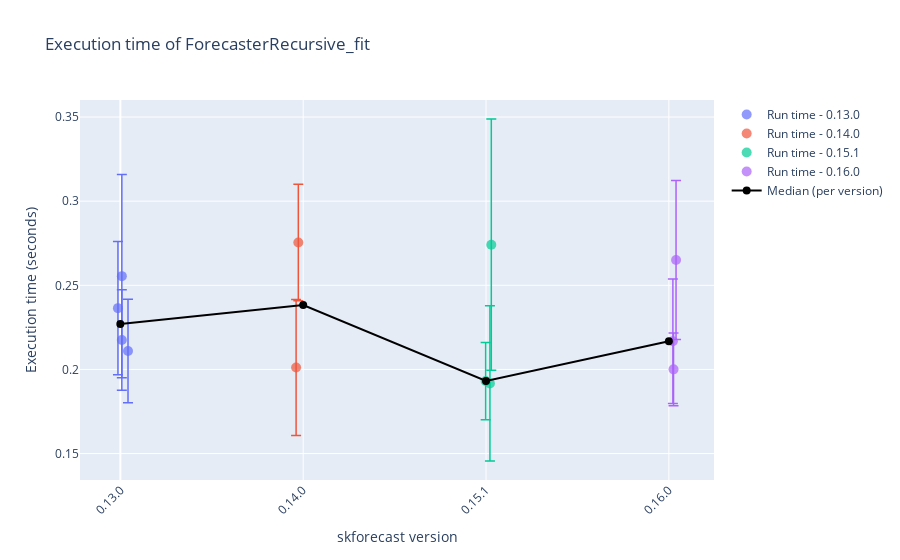
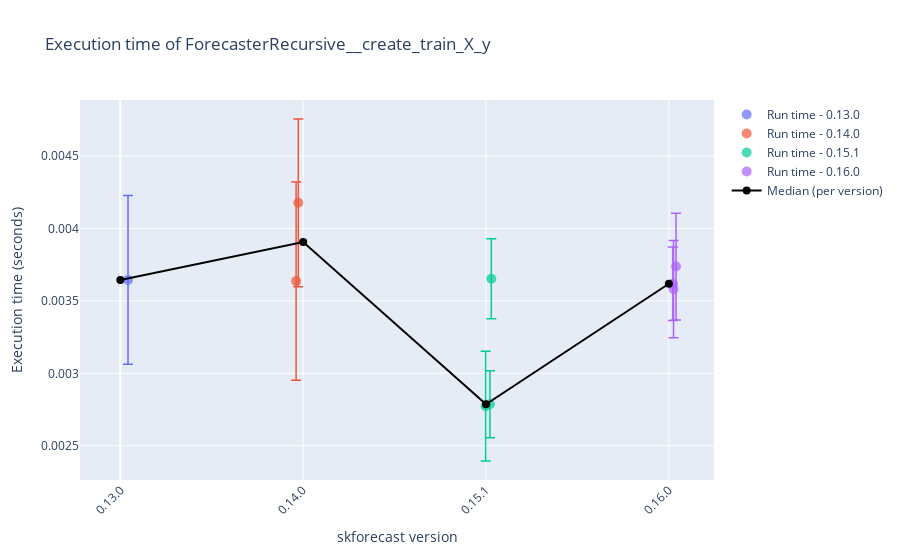
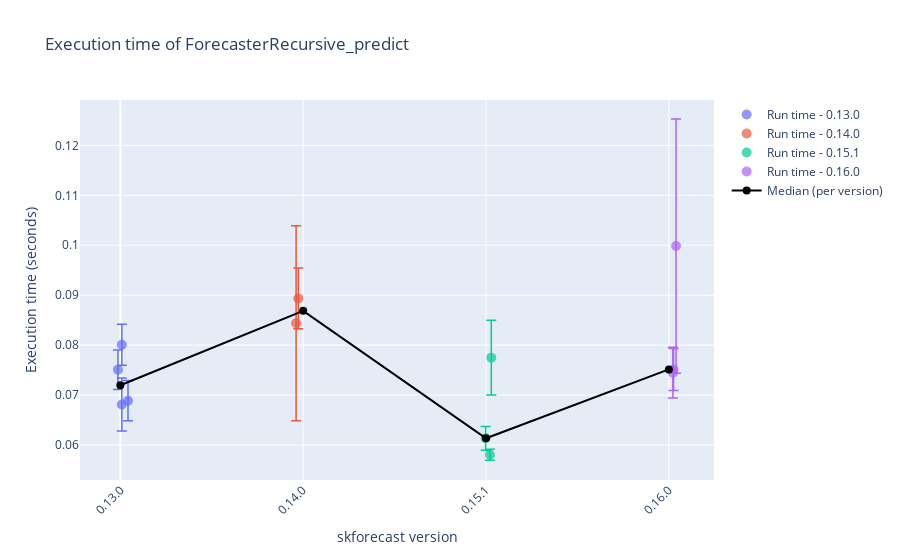
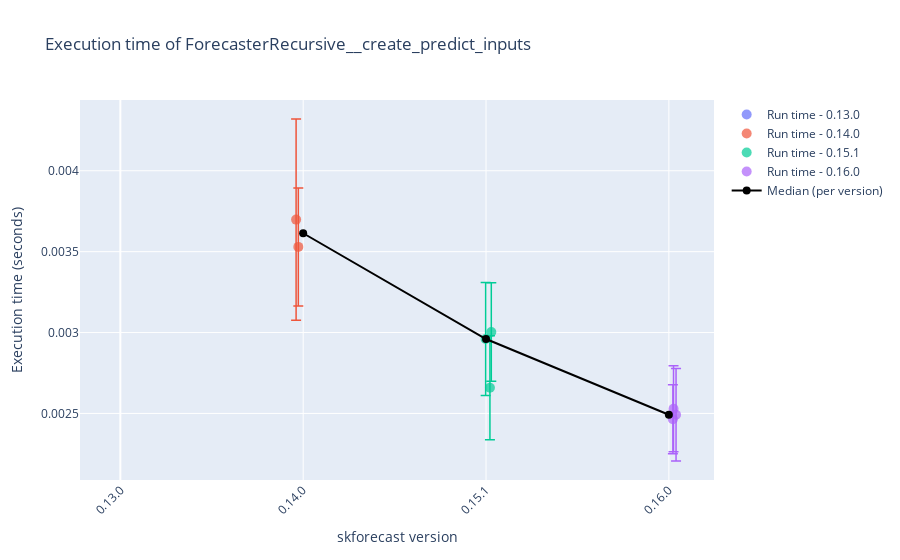

Notebook source saved alongside these figures, in order:
### Code cell
# Plot results
# ==============================================================================
results_benchmark_all = joblib.load("benchmarks/benchmark.joblib")
results_benchmark = results_benchmark_all.query("forecaster_name in ['ForecasterRecursive', 'ForecasterAutoreg']").copy()
results_benchmark = results_benchmark.query("regressor_name == 'LGBMRegressor'").copy()
for function_name in results_benchmark['function_name'].unique():
    df = results_benchmark.query(f"function_name == '{function_name}'").copy()
    display(df)
    plot_benchmark_results(df, function_name)

### Figure 1 — Plotly figure (JSON) as saved in the notebook; plotly's stock layout.template omitted (floating-point values rounded to 4 significant figures)
{"data": [{"error_y": {"array": [0.03953, 0.06043, 0.02984, 0.03072], "color": "#636EFA", "thickness": 1.5, "type": "data", "visible": true, "width": 5}, "hovertemplate": "Version: 0.13.0<br>Runtime: %{y:.2f}s<extra></extra>", "marker": {"color": "#636EFA", "opacity": 0.7, "size": 10}, "mode": "markers", "name": "Run time - 0.13.0", "showlegend": true, "type": "scatter", "x": [-0.01307, 0.008195, 0.008129, 0.04193], "y": [0.2364, 0.2554, 0.2175, 0.2109]}, {"error_y": {"array": [0.0404, 0.03466], "color": "#EF553B", "thickness": 1.5, "type": "data", "visible": true, "width": 5}, "hovertemplate": "Version: 0.14.0<br>Runtime: %{y:.2f}s<extra></extra>", "marker": {"color": "#EF553B", "opacity": 0.7, "size": 10}, "mode": "markers", "name": "Run time - 0.14.0", "showlegend": true, "type": "scatter", "x": [0.9613, 0.9734], "y": [0.2012, 0.2754]}, {"error_y": {"array": [0.0461, 0.07469, 0.02295], "color": "#00CC96", "thickness": 1.5, "type": "data", "visible": true, "width": 5}, "hovertemplate": "Version: 0.15.1<br>Runtime: %{y:.2f}s<extra></extra>", "marker": {"color": "#00CC96", "opacity": 0.7, "size": 10}, "mode": "markers", "name": "Run time - 0.15.1", "showlegend": true, "type": "scatter", "x": [2.021, 2.029, 1.998], "y": [0.1917, 0.2741, 0.1931]}, {"error_y": {"array": [0.02158, 0.04727, 0.03694], "color": "#AB63FA", "thickness": 1.5, "type": "data", "visible": true, "width": 5}, "hovertemplate": "Version: 0.16.0<br>Runtime: %{y:.2f}s<extra></extra>", "marker": {"color": "#AB63FA", "opacity": 0.7, "size": 10}, "mode": "markers", "name": "Run time - 0.16.0", "showlegend": true, "type": "scatter", "x": [3.026, 3.039, 3.022], "y": [0.2, 0.265, 0.2167]}, {"line": {"color": "black", "width": 2}, "marker": {"color": "black", "size": 8}, "mode": "lines+markers", "name": "Median (per version)", "type": "scatter", "x": [0, 1, 2, 3], "y": [0.2269, 0.2383, 0.1931, 0.2167]}], "layout": {"showlegend": true, "title": {"text": "Execution time of ForecasterRecursive_fit"}, "xaxis": {"tickangle": -45, "tickmode": "array", "ticktext": ["0.13.0", "0.14.0", "0.15.1", "0.16.0"], "tickvals": [0, 1, 2, 3], "title": {"text": "skforecast version"}}, "yaxis": {"title": {"text": "Execution time (seconds)"}}}}

### Figure 2 — Plotly figure (JSON) as saved in the notebook; plotly's stock layout.template omitted (floating-point values rounded to 4 significant figures)
{"data": [{"error_y": {"array": [NaN, NaN, NaN, 0.0005826], "color": "#636EFA", "thickness": 1.5, "type": "data", "visible": true, "width": 5}, "hovertemplate": "Version: 0.13.0<br>Runtime: %{y:.2f}s<extra></extra>", "marker": {"color": "#636EFA", "opacity": 0.7, "size": 10}, "mode": "markers", "name": "Run time - 0.13.0", "showlegend": true, "type": "scatter", "x": [-0.01307, 0.008195, 0.008129, 0.04193], "y": [NaN, NaN, NaN, 0.003645]}, {"error_y": {"array": [0.0006849, 0.000579], "color": "#EF553B", "thickness": 1.5, "type": "data", "visible": true, "width": 5}, "hovertemplate": "Version: 0.14.0<br>Runtime: %{y:.2f}s<extra></extra>", "marker": {"color": "#EF553B", "opacity": 0.7, "size": 10}, "mode": "markers", "name": "Run time - 0.14.0", "showlegend": true, "type": "scatter", "x": [0.9613, 0.9734], "y": [0.003637, 0.004178]}, {"error_y": {"array": [0.000231, 0.0002766, 0.0003788], "color": "#00CC96", "thickness": 1.5, "type": "data", "visible": true, "width": 5}, "hovertemplate": "Version: 0.15.1<br>Runtime: %{y:.2f}s<extra></extra>", "marker": {"color": "#00CC96", "opacity": 0.7, "size": 10}, "mode": "markers", "name": "Run time - 0.15.1", "showlegend": true, "type": "scatter", "x": [2.021, 2.029, 1.998], "y": [0.002786, 0.003653, 0.002773]}, {"error_y": {"array": [0.0003362, 0.0003686, 0.0002544], "color": "#AB63FA", "thickness": 1.5, "type": "data", "visible": true, "width": 5}, "hovertemplate": "Version: 0.16.0<br>Runtime: %{y:.2f}s<extra></extra>", "marker": {"color": "#AB63FA", "opacity": 0.7, "size": 10}, "mode": "markers", "name": "Run time - 0.16.0", "showlegend": true, "type": "scatter", "x": [3.026, 3.039, 3.022], "y": [0.003582, 0.003737, 0.003619]}, {"line": {"color": "black", "width": 2}, "marker": {"color": "black", "size": 8}, "mode": "lines+markers", "name": "Median (per version)", "type": "scatter", "x": [0, 1, 2, 3], "y": [0.003645, 0.003907, 0.002786, 0.003619]}], "layout": {"showlegend": true, "title": {"text": "Execution time of ForecasterRecursive__create_train_X_y"}, "xaxis": {"tickangle": -45, "tickmode": "array", "ticktext": ["0.13.0", "0.14.0", "0.15.1", "0.16.0"], "tickvals": [0, 1, 2, 3], "title": {"text": "skforecast version"}}, "yaxis": {"title": {"text": "Execution time (seconds)"}}}}

### Figure 3 — Plotly figure (JSON) as saved in the notebook; plotly's stock layout.template omitted (floating-point values rounded to 4 significant figures)
{"data": [{"error_y": {"array": [0.003942, 0.004092, 0.005326, 0.004036], "color": "#636EFA", "thickness": 1.5, "type": "data", "visible": true, "width": 5}, "hovertemplate": "Version: 0.13.0<br>Runtime: %{y:.2f}s<extra></extra>", "marker": {"color": "#636EFA", "opacity": 0.7, "size": 10}, "mode": "markers", "name": "Run time - 0.13.0", "showlegend": true, "type": "scatter", "x": [-0.01307, 0.008195, 0.008129, 0.04193], "y": [0.07507, 0.08008, 0.06811, 0.06888]}, {"error_y": {"array": [0.01953, 0.00609], "color": "#EF553B", "thickness": 1.5, "type": "data", "visible": true, "width": 5}, "hovertemplate": "Version: 0.14.0<br>Runtime: %{y:.2f}s<extra></extra>", "marker": {"color": "#EF553B", "opacity": 0.7, "size": 10}, "mode": "markers", "name": "Run time - 0.14.0", "showlegend": true, "type": "scatter", "x": [0.9613, 0.9734], "y": [0.08438, 0.08936]}, {"error_y": {"array": [0.001119, 0.007502, 0.00238], "color": "#00CC96", "thickness": 1.5, "type": "data", "visible": true, "width": 5}, "hovertemplate": "Version: 0.15.1<br>Runtime: %{y:.2f}s<extra></extra>", "marker": {"color": "#00CC96", "opacity": 0.7, "size": 10}, "mode": "markers", "name": "Run time - 0.15.1", "showlegend": true, "type": "scatter", "x": [2.021, 2.029, 1.998], "y": [0.05805, 0.07749, 0.06135]}, {"error_y": {"array": [0.004202, 0.02545, 0.005089], "color": "#AB63FA", "thickness": 1.5, "type": "data", "visible": true, "width": 5}, "hovertemplate": "Version: 0.16.0<br>Runtime: %{y:.2f}s<extra></extra>", "marker": {"color": "#AB63FA", "opacity": 0.7, "size": 10}, "mode": "markers", "name": "Run time - 0.16.0", "showlegend": true, "type": "scatter", "x": [3.026, 3.039, 3.022], "y": [0.07514, 0.09984, 0.07448]}, {"line": {"color": "black", "width": 2}, "marker": {"color": "black", "size": 8}, "mode": "lines+markers", "name": "Median (per version)", "type": "scatter", "x": [0, 1, 2, 3], "y": [0.07198, 0.08687, 0.06135, 0.07514]}], "layout": {"showlegend": true, "title": {"text": "Execution time of ForecasterRecursive_predict"}, "xaxis": {"tickangle": -45, "tickmode": "array", "ticktext": ["0.13.0", "0.14.0", "0.15.1", "0.16.0"], "tickvals": [0, 1, 2, 3], "title": {"text": "skforecast version"}}, "yaxis": {"title": {"text": "Execution time (seconds)"}}}}

### Figure 4 — Plotly figure (JSON) as saved in the notebook; plotly's stock layout.template omitted (floating-point values rounded to 4 significant figures)
{"data": [{"error_y": {"array": [NaN, NaN, NaN, NaN], "color": "#636EFA", "thickness": 1.5, "type": "data", "visible": true, "width": 5}, "hovertemplate": "Version: 0.13.0<br>Runtime: %{y:.2f}s<extra></extra>", "marker": {"color": "#636EFA", "opacity": 0.7, "size": 10}, "mode": "markers", "name": "Run time - 0.13.0", "showlegend": true, "type": "scatter", "x": [-0.01307, 0.008195, 0.008129, 0.04193], "y": [NaN, NaN, NaN, NaN]}, {"error_y": {"array": [0.0006219, 0.0003647], "color": "#EF553B", "thickness": 1.5, "type": "data", "visible": true, "width": 5}, "hovertemplate": "Version: 0.14.0<br>Runtime: %{y:.2f}s<extra></extra>", "marker": {"color": "#EF553B", "opacity": 0.7, "size": 10}, "mode": "markers", "name": "Run time - 0.14.0", "showlegend": true, "type": "scatter", "x": [0.9613, 0.9734], "y": [0.003698, 0.00353]}, {"error_y": {"array": [0.0003218, 0.0003045, 0.0003488], "color": "#00CC96", "thickness": 1.5, "type": "data", "visible": true, "width": 5}, "hovertemplate": "Version: 0.15.1<br>Runtime: %{y:.2f}s<extra></extra>", "marker": {"color": "#00CC96", "opacity": 0.7, "size": 10}, "mode": "markers", "name": "Run time - 0.15.1", "showlegend": true, "type": "scatter", "x": [2.021, 2.029, 1.998], "y": [0.002659, 0.003004, 0.00296]}, {"error_y": {"array": [0.0002658, 0.0002859, 0.0002137], "color": "#AB63FA", "thickness": 1.5, "type": "data", "visible": true, "width": 5}, "hovertemplate": "Version: 0.16.0<br>Runtime: %{y:.2f}s<extra></extra>", "marker": {"color": "#AB63FA", "opacity": 0.7, "size": 10}, "mode": "markers", "name": "Run time - 0.16.0", "showlegend": true, "type": "scatter", "x": [3.026, 3.039, 3.022], "y": [0.002528, 0.002492, 0.002464]}, {"line": {"color": "black", "width": 2}, "marker": {"color": "black", "size": 8}, "mode": "lines+markers", "name": "Median (per version)", "type": "scatter", "x": [0, 1, 2, 3], "y": [NaN, 0.003614, 0.00296, 0.002492]}], "layout": {"showlegend": true, "title": {"text": "Execution time of ForecasterRecursive__create_predict_inputs"}, "xaxis": {"tickangle": -45, "tickmode": "array", "ticktext": ["0.13.0", "0.14.0", "0.15.1", "0.16.0"], "tickvals": [0, 1, 2, 3], "title": {"text": "skforecast version"}}, "yaxis": {"title": {"text": "Execution time (seconds)"}}}}
